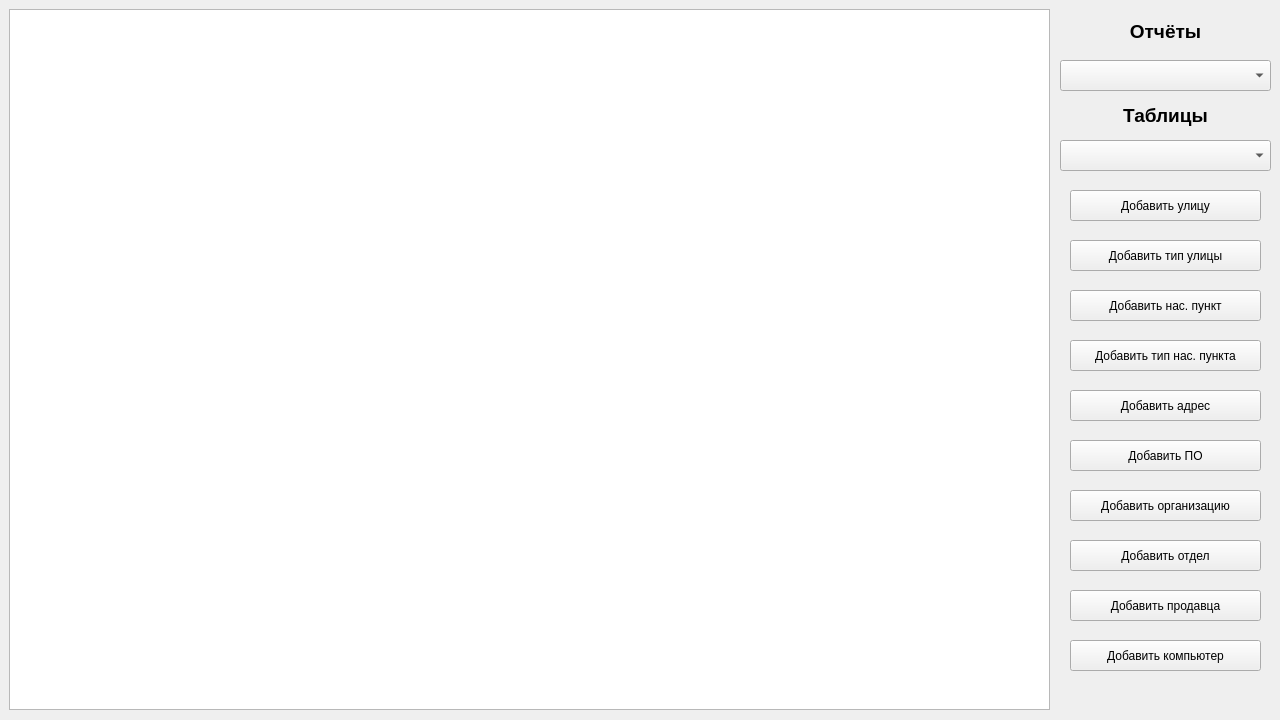
<?xml version="1.0" encoding="UTF-8"?>
<ui version="4.0">
 <class>MainWindow</class>
 <widget class="QMainWindow" name="MainWindow">
  <property name="geometry">
   <rect>
    <x>0</x>
    <y>0</y>
    <width>1280</width>
    <height>720</height>
   </rect>
  </property>
  <property name="minimumSize">
   <size>
    <width>1280</width>
    <height>720</height>
   </size>
  </property>
  <property name="maximumSize">
   <size>
    <width>1280</width>
    <height>720</height>
   </size>
  </property>
  <property name="windowTitle">
   <string>MainWindow</string>
  </property>
  <widget class="QWidget" name="centralwidget">
   <widget class="QWidget" name="horizontalLayoutWidget">
    <property name="geometry">
     <rect>
      <x>9</x>
      <y>9</y>
      <width>1041</width>
      <height>701</height>
     </rect>
    </property>
    <layout class="QHBoxLayout" name="horizontalLayout">
     <property name="sizeConstraint">
      <enum>QLayout::SetDefaultConstraint</enum>
     </property>
     <item>
      <widget class="QTableWidget" name="tableWidget"/>
     </item>
    </layout>
   </widget>
   <widget class="QLabel" name="label">
    <property name="geometry">
     <rect>
      <x>1090</x>
      <y>20</y>
      <width>151</width>
      <height>21</height>
     </rect>
    </property>
    <property name="text">
     <string>&lt;html&gt;&lt;head/&gt;&lt;body&gt;&lt;p align=&quot;center&quot;&gt;&lt;span style=&quot; font-size:14pt; font-weight:600;&quot;&gt;Отчёты&lt;/span&gt;&lt;/p&gt;&lt;/body&gt;&lt;/html&gt;</string>
    </property>
   </widget>
   <widget class="QComboBox" name="reports_comboBox">
    <property name="geometry">
     <rect>
      <x>1060</x>
      <y>60</y>
      <width>211</width>
      <height>31</height>
     </rect>
    </property>
   </widget>
   <widget class="QLabel" name="label_2">
    <property name="geometry">
     <rect>
      <x>1090</x>
      <y>100</y>
      <width>151</width>
      <height>31</height>
     </rect>
    </property>
    <property name="text">
     <string>&lt;html&gt;&lt;head/&gt;&lt;body&gt;&lt;p align=&quot;center&quot;&gt;&lt;span style=&quot; font-size:14pt; font-weight:600;&quot;&gt;Таблицы&lt;/span&gt;&lt;/p&gt;&lt;/body&gt;&lt;/html&gt;</string>
    </property>
   </widget>
   <widget class="QComboBox" name="tables_comboBox">
    <property name="geometry">
     <rect>
      <x>1060</x>
      <y>140</y>
      <width>211</width>
      <height>31</height>
     </rect>
    </property>
   </widget>
   <widget class="QPushButton" name="add_street_pushButton">
    <property name="geometry">
     <rect>
      <x>1070</x>
      <y>190</y>
      <width>191</width>
      <height>31</height>
     </rect>
    </property>
    <property name="text">
     <string>Добавить улицу</string>
    </property>
   </widget>
   <widget class="QPushButton" name="add_type_street_pushButton">
    <property name="geometry">
     <rect>
      <x>1070</x>
      <y>240</y>
      <width>191</width>
      <height>31</height>
     </rect>
    </property>
    <property name="text">
     <string>Добавить тип улицы</string>
    </property>
   </widget>
   <widget class="QPushButton" name="add_city_pushButton">
    <property name="geometry">
     <rect>
      <x>1070</x>
      <y>290</y>
      <width>191</width>
      <height>31</height>
     </rect>
    </property>
    <property name="text">
     <string>Добавить нас. пункт</string>
    </property>
   </widget>
   <widget class="QPushButton" name="add_type_city_pushButton">
    <property name="geometry">
     <rect>
      <x>1070</x>
      <y>340</y>
      <width>191</width>
      <height>31</height>
     </rect>
    </property>
    <property name="toolTip">
     <string>&lt;html&gt;&lt;head/&gt;&lt;body&gt;&lt;p align=&quot;center&quot;&gt;Добавить тип&lt;/p&gt;&lt;p align=&quot;center&quot;&gt;нас. пункта&lt;/p&gt;&lt;/body&gt;&lt;/html&gt;</string>
    </property>
    <property name="text">
     <string>Добавить тип нас. пункта</string>
    </property>
   </widget>
   <widget class="QPushButton" name="add_address_pushButton">
    <property name="geometry">
     <rect>
      <x>1070</x>
      <y>390</y>
      <width>191</width>
      <height>31</height>
     </rect>
    </property>
    <property name="text">
     <string>Добавить адрес</string>
    </property>
   </widget>
   <widget class="QPushButton" name="add_software_pushButton">
    <property name="geometry">
     <rect>
      <x>1070</x>
      <y>440</y>
      <width>191</width>
      <height>31</height>
     </rect>
    </property>
    <property name="text">
     <string>Добавить ПО</string>
    </property>
   </widget>
   <widget class="QPushButton" name="add_organization_pushButton">
    <property name="geometry">
     <rect>
      <x>1070</x>
      <y>490</y>
      <width>191</width>
      <height>31</height>
     </rect>
    </property>
    <property name="text">
     <string>Добавить организацию</string>
    </property>
   </widget>
   <widget class="QPushButton" name="add_division_pushButton">
    <property name="geometry">
     <rect>
      <x>1070</x>
      <y>540</y>
      <width>191</width>
      <height>31</height>
     </rect>
    </property>
    <property name="text">
     <string>Добавить отдел</string>
    </property>
   </widget>
   <widget class="QPushButton" name="add_seller_pushButton">
    <property name="geometry">
     <rect>
      <x>1070</x>
      <y>590</y>
      <width>191</width>
      <height>31</height>
     </rect>
    </property>
    <property name="text">
     <string>Добавить продавца</string>
    </property>
   </widget>
   <widget class="QPushButton" name="add_pc_pushButton">
    <property name="geometry">
     <rect>
      <x>1070</x>
      <y>640</y>
      <width>191</width>
      <height>31</height>
     </rect>
    </property>
    <property name="text">
     <string>Добавить компьютер</string>
    </property>
   </widget>
  </widget>
 </widget>
 <resources/>
 <connections/>
</ui>
